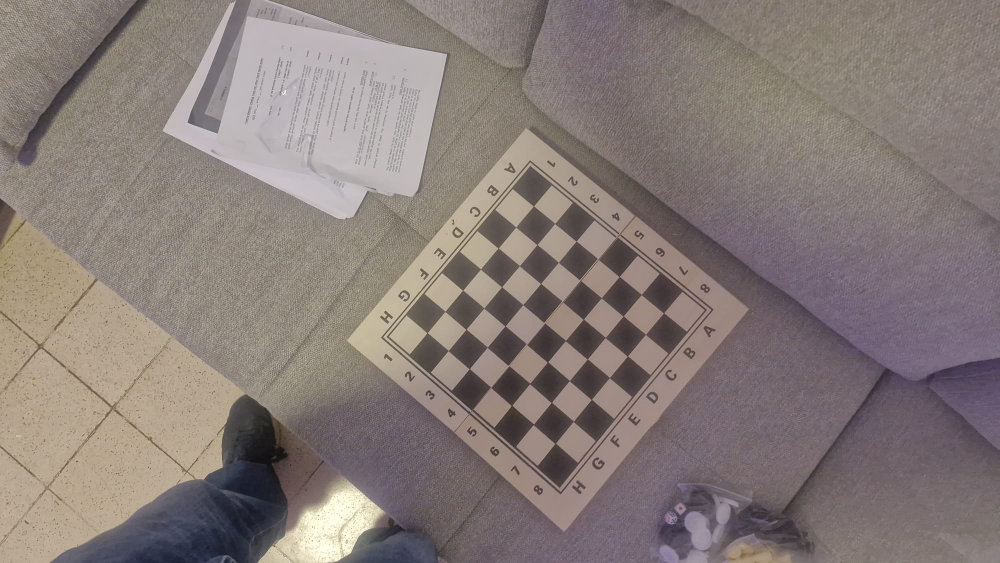
#> input picture phone_camera/camera_calibration_code/chess_calibration/1.jpeg, 2000 x 1126 px (shown at 1/2 size); its folder holds 4 pictures in this run
$ python calibrate.py
#> lines starting #> are read from the running program, lines starting #| are printed output that depends on the picture
import cv2
import numpy as np
import glob
import os
from collections import Counter

# =========================================================
# הגדרות
# =========================================================
IMAGE_GLOB = "/home/orr/university_projects/relative-pose-estimation/chess_calibration/*.jpeg"

# 8x8 משבצות => 7x7 פינות פנימיות
CHESSBOARD_SIZE = (7, 7)

# גודל משבצת: 4 ס"מ
SQUARE_SIZE = 4.0

# סינון תמונות לפי שגיאה (פיקסלים)
PER_IMAGE_ERR_THRESH = 1

# מינימום תמונות להשאיר (אם הסף משאיר פחות - ניקח את הטובות ביותר)
KEEP_MIN = 10

# האם להשתמש רק ברזולוציה הנפוצה ביותר (מומלץ!)
USE_MOST_COMMON_SIZE_ONLY = True

# =========================================================
# יצירת נקודות בעולם (XYZ) ללוח השחמט
# =========================================================
objp = np.zeros((CHESSBOARD_SIZE[0] * CHESSBOARD_SIZE[1], 3), np.float32)
objp[:, :2] = np.mgrid[0:CHESSBOARD_SIZE[0], 0:CHESSBOARD_SIZE[1]].T.reshape(-1, 2)
objp *= SQUARE_SIZE

# =========================================================
# טעינת קבצים
# =========================================================
images = sorted(glob.glob(IMAGE_GLOB))
if not images:
    raise RuntimeError(f"לא נמצאו תמונות לפי: {IMAGE_GLOB}")

print(f"נמצאו {len(images)} תמונות")

# =========================================================
# בדיקת רזולוציות
# =========================================================
sizes = []
for f in images:
    im = cv2.imread(f)
#> im is the input picture: shape (1126, 2000, 3); mean B, G, R 120.2, 123.9, 135.1
    if im is None:
        continue
    h, w = im.shape[:2]
#> h = 1126; w = 2000
#> pass 3 of the loop `for f in images:`:
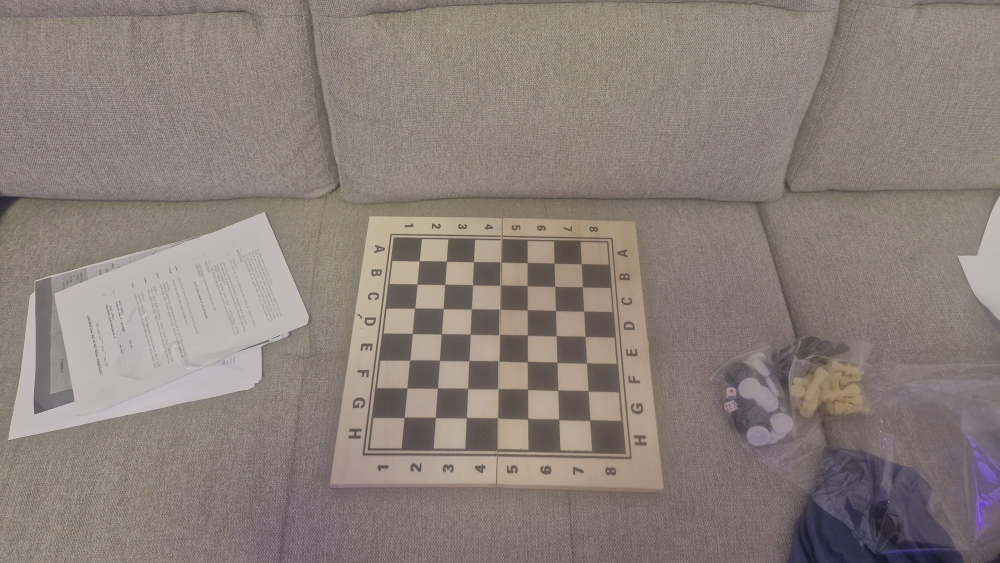
#> input picture phone_camera/camera_calibration_code/chess_calibration/15.jpeg, 2000 x 1126 px (shown at 1/2 size)
#> im is the input picture: shape (1126, 2000, 3); mean B, G, R 122.2, 128.3, 138.9
#> the loop made 4 passes; the first 3 are shown
    sizes.append((w, h))

if not sizes:
    raise RuntimeError("לא הצלחתי לקרוא אף תמונה (cv2.imread נכשל).")

cnt = Counter(sizes)
print("\n=== Unique image sizes ===")
for sz, c in cnt.most_common():
    print(f"{sz} -> {c}")
#> pass 3 of the loop `for f in images:`:
#> the loop made 4 passes; the first 3 are shown

# =========================================================
# סינון לרזולוציה הנפוצה ביותר (מומלץ מאוד)
# =========================================================
if USE_MOST_COMMON_SIZE_ONLY:
    most_common_size = cnt.most_common(1)[0][0]
    filtered = []
    for f in images:
        im = cv2.imread(f)
        if im is None:
            continue
        h, w = im.shape[:2]
        if (w, h) == most_common_size:
            filtered.append(f)
    images = filtered
    print(f"\nUsing only images of size {most_common_size}, count={len(images)}")

# =========================================================
# מציאת פינות
# =========================================================
objpoints = []
imgpoints = []
used_files = []
img_size = None

print("\n=== Detecting chessboard corners ===")
for fname in images:
    img = cv2.imread(fname)
    if img is None:
        print(f"⚠️ לא הצלחתי לקרוא: {fname}")
        continue

    gray = cv2.cvtColor(img, cv2.COLOR_BGR2GRAY)
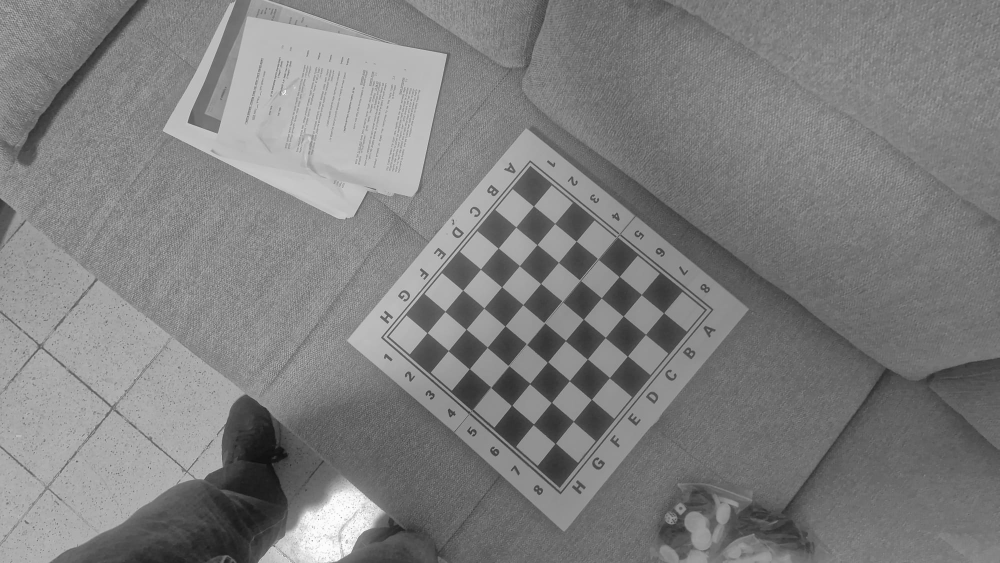
#> gray: shape (1126, 2000) (shown at 1/2 size); min 12, max 254, mean 126.9
    img_size = gray.shape[::-1]  # (w,h)
#> img_size = (2000, 1126)
#> pass 3 of the loop `for fname in images:`:
#> `gray = cv2.cvtColor(img, cv2.COLOR_BGR2GRAY)`:
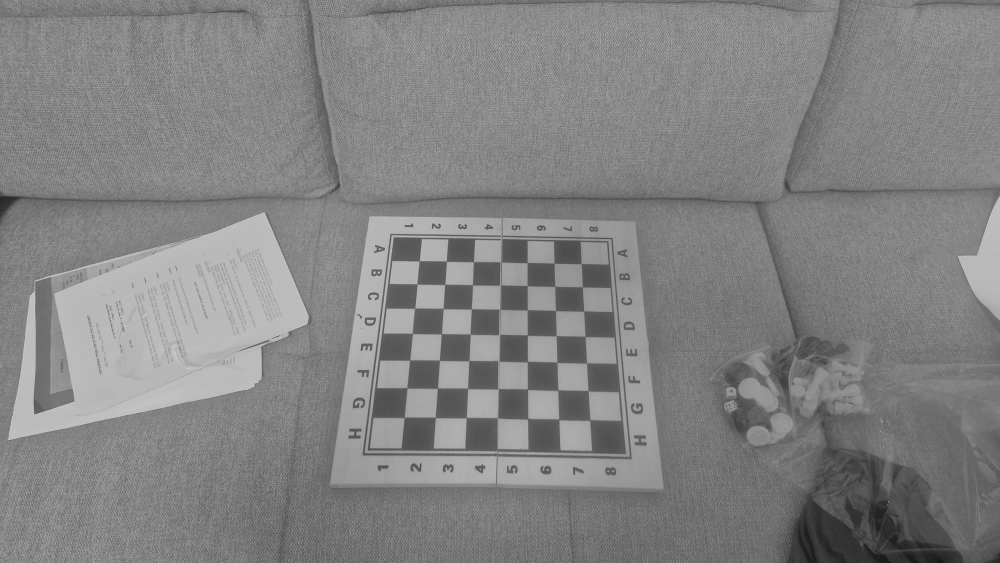
#> gray: shape (1126, 2000) (shown at 1/2 size); min 20, max 254, mean 130.9

    ret, corners = cv2.findChessboardCorners(
        gray,
        CHESSBOARD_SIZE,
        cv2.CALIB_CB_ADAPTIVE_THRESH + cv2.CALIB_CB_NORMALIZE_IMAGE
    )

    if not ret:
        print(f"❌ לא זוהה לוח: {os.path.basename(fname)}")
        continue

    corners = cv2.cornerSubPix(
        gray,
        corners,
        (11, 11),
        (-1, -1),
        (cv2.TERM_CRITERIA_EPS + cv2.TERM_CRITERIA_MAX_ITER, 30, 0.001)
    )

    objpoints.append(objp)
    imgpoints.append(corners)
    used_files.append(fname)

print(f"\n✅ זוהה לוח בהצלחה ב-{len(used_files)} תמונות")
if len(used_files) < 6:
#> (the run stopped early here; a loop or call above may not have finished)
